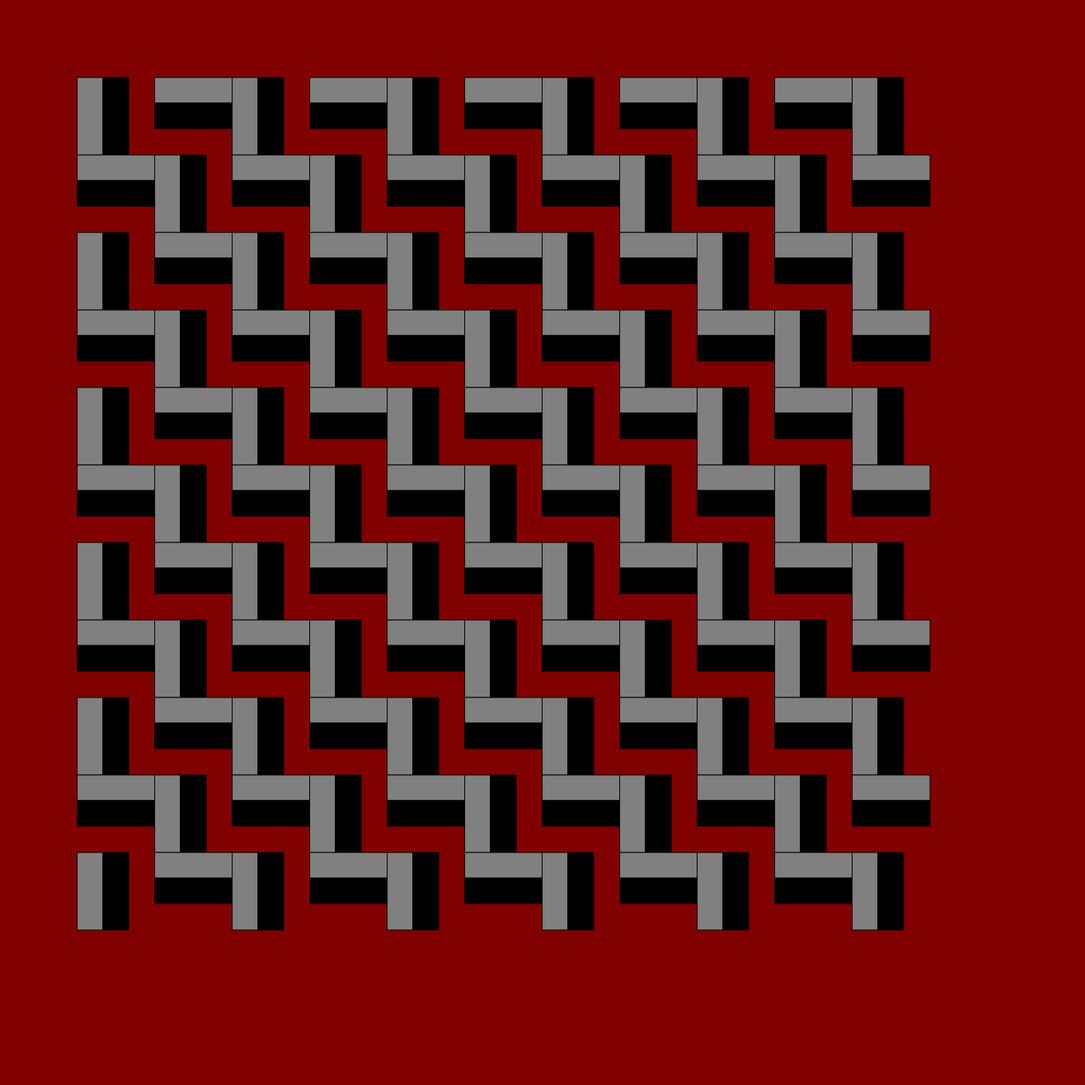
Frame 1 (no input)
Frame 2 (the mouse pressed at the canvas centre, redrawn once): identical to frame 1, image omitted

The p5.js sketch that drew this single still picture (run headless with seeded random() and noise() and a simulated clock; the mouse was pressed at the canvas centre and the sketch redrawn once):

// p5.js sketch
// ── sketch.js
function setup() {
  createCanvas(1400, 1400);
  noLoop();
}

function draw() {
  background("maroon");
  angleMode(DEGREES);
  translate(100,100);
  for (let x=0;x<11;x++){
    for (let y=0;y<11;y++){
      push();
      translate(x * 100, y * 100);
      if (x%2==0 && y%2==0){
        fill("gray");
        rect(0, 0, 33, 100);
        fill("black");
        rect(33, 0, 33, 100);
      }
      else if(x%2==0 && y%2==1){
        fill("gray");
        rect(0,0,100,33);
        fill("black");
        rect(0,33,100,33);
      }
      else if(x%2==1 && y%2==0){
        fill("gray");
        rect(0,0,100,33);
        fill("black");
        rect(0,33,100,33);
      }
      else{
        fill("gray");
        rect(0, 0, 33, 100);
        fill("black");
        rect(33, 0, 33, 100);
      }
      pop();
    }
  }
}
